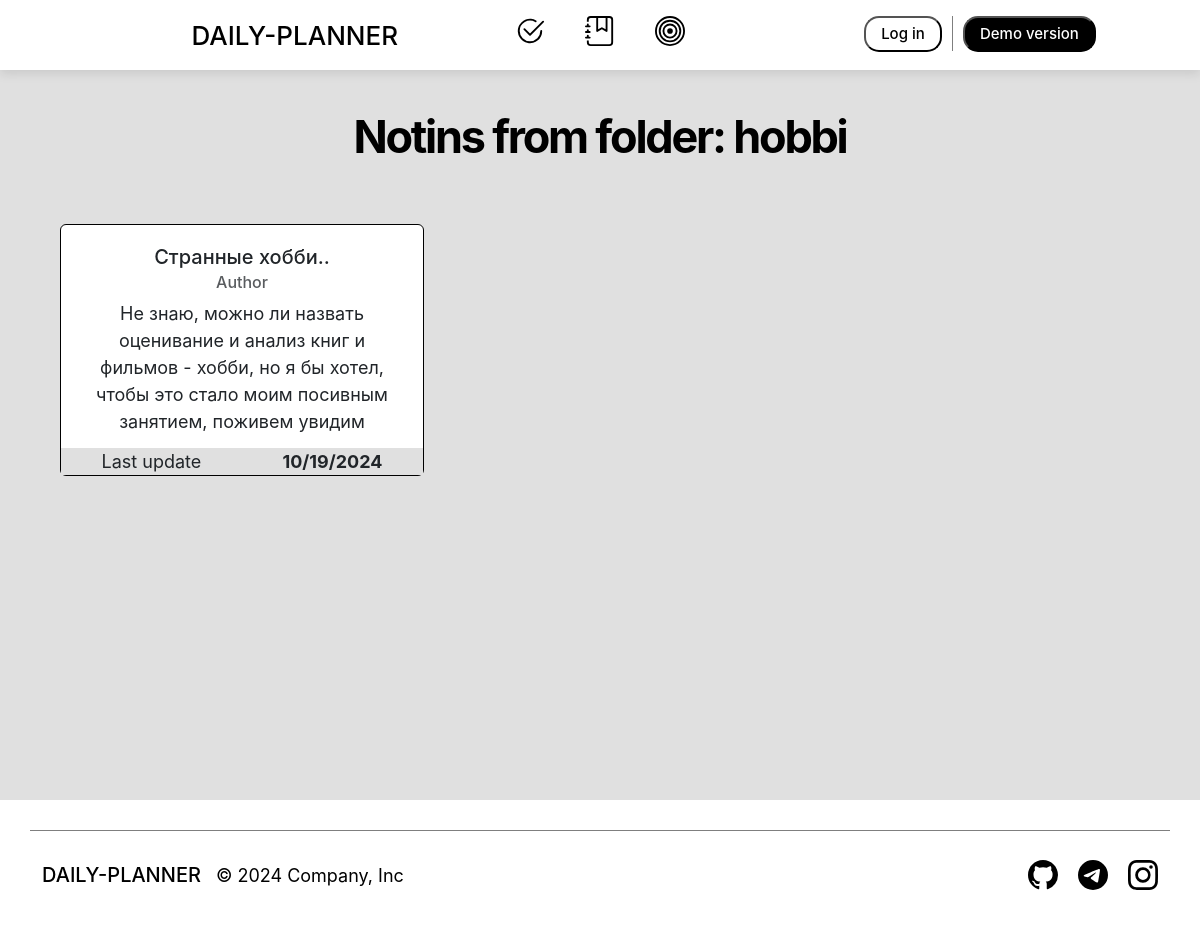
/home/notion_cat/hobbi/, run on the app's committed database.
### notion/models.py (models this page shows, shortened)
class NotionCat(models.Model):
    title = models.CharField(max_length = 255)
    sub_title = models.TextField(blank = True)
    date_create = models.DateTimeField(auto_now_add = True)
    date_update = models.DateTimeField(auto_now = True)
    slug = models.SlugField(max_length = 255, unique = True, db_index = True)
    class Meta:
        verbose_name = "Категории"
        verbose_name_plural = "Категории"

class Notions(models.Model):
    title = models.CharField(max_length = 255)
    content = models.TextField(blank = True)
    fun_image = models.ImageField(upload_to = 'image_for_notion', default = None, blank = True, null = True)
    date_create = models.DateTimeField(auto_now_add = True)
    date_update = models.DateTimeField(auto_now = True)
    slug = models.SlugField(max_length = 255, unique = True, db_index = True)
    cat_notion = models.ForeignKey('NotionCat', on_delete = models.PROTECT, null = True, related_name = 'cat')
    class Meta:
        verbose_name = "Мои заметки"
        verbose_name_plural = "Мои заметки"

### notion/views.py (the view)
def notions_page(request, cat_slug):
    not_cat = get_object_or_404(NotionCat, slug = cat_slug)
    notions = get_list_or_404(Notions, cat_notion = not_cat.pk)
    data = {
        "notions": notions,
        "main_title": not_cat.slug
    }
    return render(request, 'notion/notions.html', data)

### notion/templates/notion/notions.html (shortened to what this page needs)
{% extends 'base.html' %}
{% load static %}
{% block content %}
<link type="text/css" href="{% static 'notion/css/notions.css' %}" rel="stylesheet" />
<div class="container text-center">
  <div class="main-start-text">
      <div>Notins from folder: {{ main_title }}</div>
  </div>
</div>
<div class="notion_cards">
    <div class="row">
{% for noti in notions %}
    <div class="col-lg-4 d-flex align-items-stretch">
  <div class="card text-center" >
      <div class="card_body">
      <h5 class="card-title">{{ noti.title }} </h5>
      <h6 class="card-subtitle mb-2 text-muted">Author</h6>
      <div class="card-text">{{ noti.content }}</div>
        </div>
      <div class="card_text_date_upload d-flex justify-content-around">Last update <b>{{ noti.date_update|date:"SHORT_DATE_FORMAT" }}</b></div>
  </div>
    </div>
{% endfor %}
        </div>
</div>
{% endblock %}

### static/css/base.css (style rules this page uses)
body { background-color: #E0E0E0; position: relative; font-family: Inter, ui-sans-serif, system-ui, -apple-system, BlinkMacSystemFont, "Segoe UI", Roboto, "Helvetica Neue", Arial, "Noto Sans", sans-serif, "Apple Color Emoji", "Segoe UI Emoji", "Segoe UI Symbol", "Noto Color Emoji"; font-size: 18px; color: black; }

### notion/static/notion/css/notions.css (style rules this page uses)
.container .main-start-text { font-weight: 700; font-size: 45px; font-family: Inter, ui-sans-serif, system-ui, -apple-system, BlinkMacSystemFont, "Segoe UI", Roboto, "Helvetica Neue", Arial, "Noto Sans", sans-serif, "Apple Color Emoji", "Segoe UI Emoji", "Segoe UI Symbol", "Noto Color Emoji"; line-height: 1.2; letter-spacing: -.05em; margin-top: 40px; }
.notion_cards { display: flex; justify-content: center; margin-left: 60px; }
.notion_cards .card { padding-top: 30px; border: 1.5px solid black; margin-top: 60px; max-height: 500px; }
.notion_cards .card .card_text_date_upload { background-color: #E0E0E0; position: absolute; width: 100%; bottom: 0; }
.notion_cards .card .card_body { margin-bottom: 40px; margin-top: -10px; height: auto; margin-right: 30px; margin-left: 30px; }

### data on the page
NotionCat: slug "hobbi"
Notions: title "Странные хобби..", content "Не знаю, можно ли назвать оценивание и анализ книг и фильмов - хобби, но я бы хотел, чтобы это стало моим посивным занятием, поживем увидим", date_update "10/19/2024"
